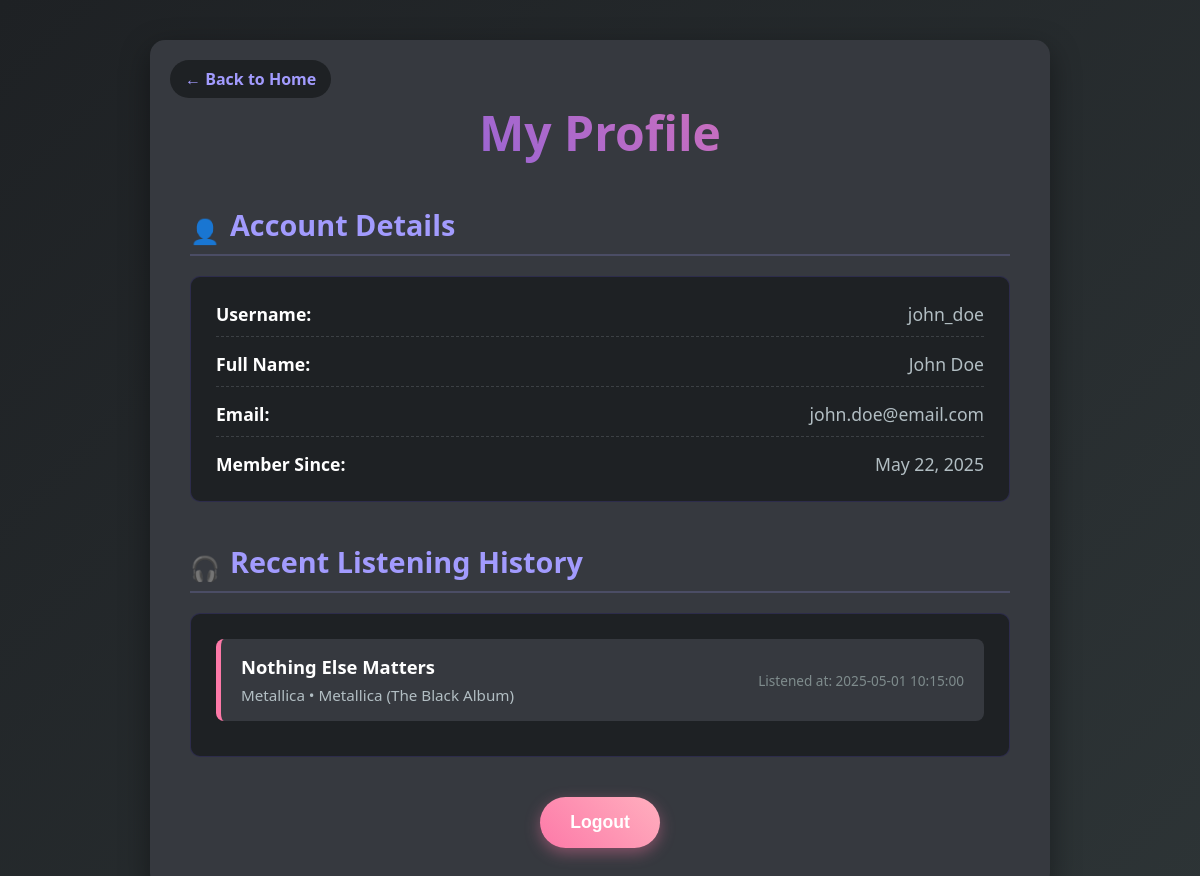
Page /listener/my_profile.php (signed in) on the committed database.
### tables this page shows
CREATE TABLE `users` (
  `UserID` int(11) NOT NULL,
  `FullName` varchar(100) NOT NULL,
  `UserName` varchar(50) NOT NULL,
  `Email` varchar(100) NOT NULL,
  `Password` varchar(255) NOT NULL,
  `RoleID` int(11) NOT NULL,
  `IsDeleted` tinyint(1) DEFAULT 0,
  `CreatedAt` datetime DEFAULT current_timestamp()
);

CREATE TABLE `listeninghistory` (
  `HistoryID` int(11) NOT NULL,
  `UserID` int(11) DEFAULT NULL,
  `SongID` int(11) DEFAULT NULL,
  `ListenedAt` datetime DEFAULT current_timestamp()
);

CREATE TABLE `songs` (
  `SongID` int(11) NOT NULL,
  `SongName` varchar(100) NOT NULL,
  `ReleaseYear` year(4) DEFAULT NULL,
  `AlbumID` int(11) DEFAULT NULL
);

CREATE TABLE `artists` (
  `ArtistID` int(11) NOT NULL,
  `ArtistName` varchar(100) NOT NULL,
  `CompanyID` int(11) DEFAULT NULL
);

CREATE TABLE `albums` (
  `AlbumID` int(11) NOT NULL,
  `AlbumName` varchar(100) NOT NULL,
  `ReleaseYear` year(4) DEFAULT NULL,
  `ArtistID` int(11) DEFAULT NULL
);

### listener/my_profile.php (the view, shortened to what this page needs)
<?php
include '../log_page_view.php';
$userID = $_SESSION['userID'];
$userDetails = null;
$stmt_user = $conn->prepare("SELECT UserID, Username, FullName, Email, CreatedAt FROM Users WHERE UserID = ? LIMIT 1");
$stmt_user->bind_param("i", $userID);
$stmt_user->execute();
$result_user = $stmt_user->get_result();
if ($result_user && $result_user->num_rows > 0) {
    $userDetails = $result_user->fetch_assoc();
}
function getListeningHistory($conn, $userID) {
    $history = [];
    $stmt = $conn->prepare("
        SELECT s.SongName, a.ArtistName, al.AlbumName, lh.ListenedAt
        FROM ListeningHistory lh
        JOIN Songs s ON lh.SongID = s.SongID
        JOIN Albums al ON s.AlbumID = al.AlbumID
        JOIN Artists a ON al.ArtistID = a.ArtistID
        WHERE lh.UserID = ?
        ORDER BY lh.ListenedAt DESC
        LIMIT 10
    ");
    $stmt->bind_param("i", $userID);
    $stmt->execute();
    $result = $stmt->get_result();
    if ($result && $result->num_rows > 0) {
        while ($row = $result->fetch_assoc()) {
            $history[] = $row;
        }
    }
    return $history;
}
$listeningHistory = getListeningHistory($conn, $userID);
?>
<!DOCTYPE html>
<html lang="en">
<head>
    <link rel="stylesheet" href="style.css">
</head>
<body>
    <div class="container">
        <a href="../index.php" class="home-link">&larr; Back to Home</a>
        <h1>My Profile</h1>
        <?php if ($userDetails): ?>
            <h2 class="profile">Account Details</h2>
            <div class="section-content profile-details">
                <p><strong>Username:</strong> <span><?php echo htmlspecialchars($userDetails['Username']); ?></span></p>
                <p><strong>Full Name:</strong> <span><?php echo htmlspecialchars($userDetails['FullName']); ?></span></p>
                <p><strong>Email:</strong> <span><?php echo htmlspecialchars($userDetails['Email']); ?></span></p>
                <p><strong>Member Since:</strong> <span><?php echo date("F j, Y", strtotime(htmlspecialchars($userDetails['CreatedAt']))); ?></span></p>
            </div>
        <?php else: ?>
            <p class="empty-message">Could not load user details.</p>
        <?php endif; ?>
        <h2 class="history">Recent Listening History</h2>
        <div class="section-content">
            <?php if (empty($listeningHistory)): ?>
                <p class="empty-message">You haven't listened to any songs yet. Start exploring music on the <a href="../index.php">Home page</a>!</p>
            <?php else: ?>
                <ul>
                    <?php foreach ($listeningHistory as $item): ?>
                        <li>
                            <div class="song-info">
                                <strong><?php echo htmlspecialchars($item['SongName']); ?></strong>
                                <span><?php echo htmlspecialchars($item['ArtistName']); ?> &bull; <?php echo htmlspecialchars($item['AlbumName']); ?></span>
                            </div>
                            <div class="song-meta">
                                Listened at: <?php echo htmlspecialchars($item['ListenedAt']); ?>
                            </div>
                        </li>
                    <?php endforeach; ?>
                </ul>
            <?php endif; ?>
        </div>
        <div class="logout-container">
            <button type="button" class="logout-btn" onclick="showLogoutConfirmation()">Logout</button>
        </div>
    </div>
</body>
</html>

### listener/style.css (style rules this page uses)
:root { --primary-color: #6c5ce7; --secondary-color: #a29bfe; --accent-color: #fd79a8; --dark-bg: #2d3436; --darker-bg: #1e2124; --text-white: #ffffff; --text-gray: #b2bec3; --card-bg: #36393f; --hover-bg: #40434a; --error-red: #ff6b6b; --success-green: #2ecc71; }
* { margin: 0; padding: 0; box-sizing: border-box; }
body { font-family: 'Segoe UI', Tahoma, Geneva, Verdana, sans-serif; background: linear-gradient(135deg, var(--darker-bg) 0%, var(--dark-bg) 100%); color: var(--text-white); min-height: 100vh; display: flex; justify-content: center; align-items: flex-start; padding: 40px 20px; box-sizing: border-box; }
.container { max-width: 900px; width: 100%; background-color: var(--card-bg); padding: 40px; border-radius: 15px; box-shadow: 0 10px 30px rgba(0, 0, 0, 0.4); position: relative; }
.home-link { position: absolute; top: 20px; left: 20px; color: var(--secondary-color); text-decoration: none; font-weight: 600; padding: 8px 15px; border-radius: 20px; background-color: var(--darker-bg); transition: all 0.3s ease; display: flex; align-items: center; gap: 5px; }
h1 { font-size: 3rem; text-align: center; margin-bottom: 30px; background: linear-gradient(45deg, var(--primary-color), var(--accent-color)); -webkit-background-clip: text; -webkit-text-fill-color: transparent; background-clip: text; padding-top: 20px; }
h2 { font-size: 1.8rem; color: var(--secondary-color); margin-top: 40px; margin-bottom: 20px; padding-bottom: 10px; border-bottom: 2px solid rgba(162, 155, 254, 0.2); position: relative; padding-left: 40px; }
h2::before { content: ''; position: absolute; left: 0; top: 50%; transform: translateY(-50%); font-size: 1.5rem; color: var(--accent-color); }
h2.profile::before { content: '👤'; }
h2.history::before { content: '🎧'; }
.section-content { background-color: var(--darker-bg); padding: 25px; border-radius: 10px; margin-bottom: 30px; border: 1px solid rgba(108, 92, 231, 0.2); }
.profile-details p { display: flex; justify-content: space-between; align-items: center; margin-bottom: 15px; padding-bottom: 10px; border-bottom: 1px dashed rgba(178, 190, 195, 0.2); font-size: 1.1rem; color: var(--text-gray); }
.profile-details p:last-child { border-bottom: none; margin-bottom: 0; padding-bottom: 0; }
.profile-details strong { color: var(--text-white); flex-shrink: 0; margin-right: 20px; min-width: 120px; }
.profile-details span { text-align: right; flex-grow: 1; }
ul { list-style: none; padding: 0; }
li { background-color: var(--card-bg); padding: 15px 20px; margin-bottom: 10px; border-radius: 8px; display: flex; flex-wrap: wrap; justify-content: space-between; align-items: center; font-size: 1rem; border-left: 5px solid var(--accent-color); transition: all 0.3s ease; }
.song-info { flex-grow: 1; margin-right: 15px; flex-basis: 60%; }
.song-info strong { color: var(--text-white); font-size: 1.15rem; display: block; margin-bottom: 5px; }
.song-info span { color: var(--text-gray); font-size: 0.95rem; }
.song-meta { font-size: 0.85rem; color: #7f8c8d; text-align: right; flex-basis: 35%; }
.logout-container { text-align: center; margin-top: 40px; }
.logout-btn { background: linear-gradient(45deg, var(--accent-color), #ffafbe); color: var(--text-white); padding: 15px 30px; border: none; border-radius: 30px; font-size: 1.1rem; font-weight: 600; cursor: pointer; transition: all 0.3s ease; box-shadow: 0 5px 15px rgba(253, 121, 168, 0.4); }
.song-info { flex-grow: 1; }

### rows in the picture
users: UserName "john_doe", FullName "John Doe", Email "john.doe@email.com", CreatedAt "May 22, 2025"
listeninghistory: SongID.SongName "Nothing Else Matters", artists.ArtistName "Metallica", albums.AlbumName "Metallica (The Black Album)", ListenedAt "2025-05-01 10:15:00"
